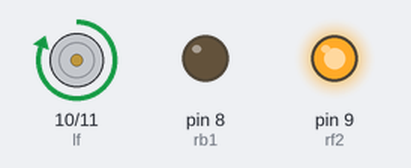
A sketch run on a simulated Arduino Uno, built with avr-gcc and run on an emulated ATmega328P. Parts: motor-driver pin pairs drawn as motors (green arrow = first pin HIGH = forward, orange = second pin HIGH = backward, longer = more drive), output pins drawn as LEDs (lit = HIGH).

Above: at 0.5 s.
At 1.2 s:
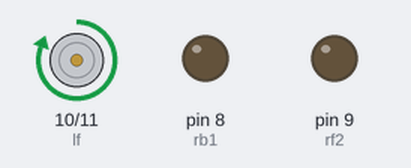
At 4.5 s:
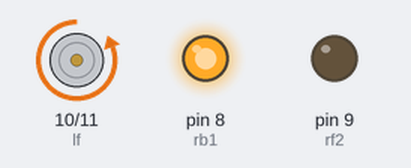
Timing chart, 0 to 5.8 s (numbered marks = the images above):
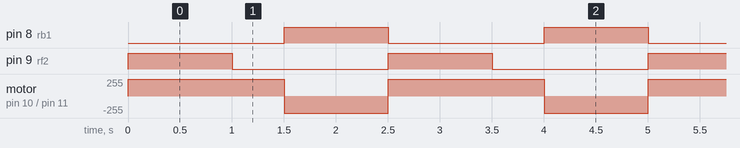

The sketch:

sketch_feb01a.ino
```cpp
const int rb1 =8;
const int rf2 =9;
const int lf =10;
const int lb =11;
#define LOW 0
#define HIGH 1

void setup()
{
 pinMode(lf,OUTPUT);
 pinMode(lb,OUTPUT);
 pinMode(rb1,OUTPUT);
 pinMode(rf2,OUTPUT);

}

void loop()
{
   forward();
   delay(1000);
   right();
   delay(500);
   backward();
   delay(1000);
   left();

}
void forward()
{
digitalWrite(lf,1);
digitalWrite(lb,0);
digitalWrite(rb1,0);
digitalWrite(rf2,1);
}
void backward()
{
  digitalWrite(lf,0);
digitalWrite(lb,1);
digitalWrite(rb1,1);
digitalWrite(rf2,0);
}
void right()
{
  digitalWrite(lf,1);
digitalWrite(lb,0);
digitalWrite(rb1,0);
digitalWrite(rf2,0);
}
void left()
{
  digitalWrite(lf,0);
digitalWrite(lb,0);
digitalWrite(rb1,0);
digitalWrite(rf2,1);
}
 void stop(){
 digitalWrite(lf,0);
digitalWrite(lb,0);
digitalWrite(rb1,0);
digitalWrite(rf2,0);}
```

Measured:
- by itself, pin 8 (rb1), pin 9 (rf2): alternates HIGH for 1.0 s and LOW for 1.5 s
- by itself, motor on pin 10 (lf) / pin 11 (lb): alternates forward 255/255 for 1.5 s and backward 255/255 for 1.0 s
